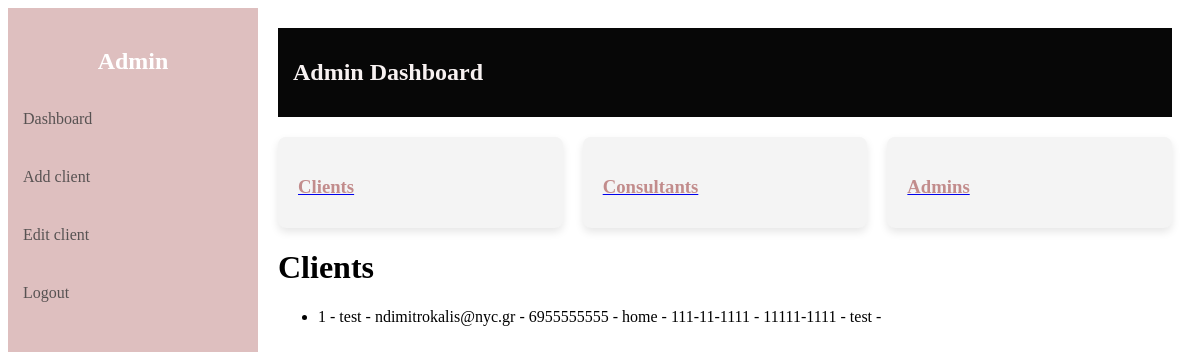
The app's page /clients/list (signed in), older data.
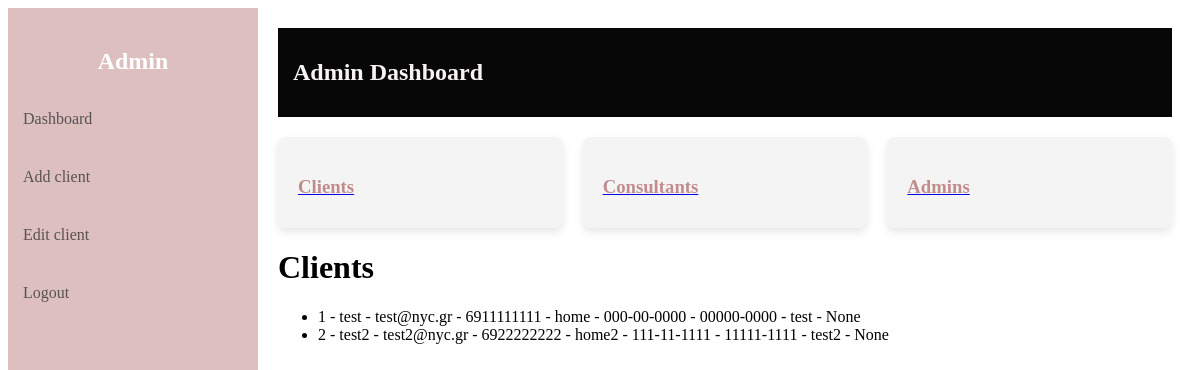
The same page, newer data.
### server.py (models this page shows)
class Client(db.Model):
    id = db.Column(db.Integer, primary_key=True)
    name = db.Column(db.String(150), nullable=False)
    email = db.Column(db.String(120), unique=True, nullable=False)
    phone = db.Column(db.String(10), unique=True, nullable=False)
    address = db.Column(db.String(200), nullable=False)
    ssn = db.Column(db.String(11), unique=True, nullable=False)
    postalcode = db.Column(db.String(10), nullable=False)
    notes = db.Column(db.String(500), nullable=True)
    consultant_id = db.Column(db.Integer, db.ForeignKey('user.id'), nullable=True)
    consultant = db.relationship('User', back_populates='clients')

### server.py (the view)
@app.route("/clients/list")
@login_required
def clients_list():
    all_clients = Client.query.all()
    return render_template('clients_list.html', clients=all_clients)

### server.py (called while the page is built)
@login_manager.user_loader
def load_user(user_id):
    return User.query.get(int(user_id))

### templates/clients_list.html (shortened to what this page needs)
{% extends 'dashboard.html' %}
{% block content %}
    <h1>Clients</h1>
    <ul>
        {% for client in clients %}
        <li>
            {{ client.id }} - {{ client.name }} - {{ client.email }} - {{ client.phone }} - {{ client.address }} - {{ client.ssn }} - {{ client.postalcode }} - {{ client.notes }} - {{ client.consultant_id }}
        </li>
        {% endfor %}
    </ul>
{% endblock %}

### templates/dashboard.html (shortened to what this page needs)
<!DOCTYPE html>
<html lang="en">
<head>
</head>
<body>
    <div class="container">
        <div class="sidebar">
            <h2 style="text-align: center; color: #fff;">Admin </h2>
            <a href="/dashboard">Dashboard</a>
            <a href="/clients/add">Add client</a>
            <a href="/clients/edit">Edit client</a>
            <a href="/">Logout</a>
        </div>
        <div class="main-content">
            <div class="header">
                <h1> Admin Dashboard</h1>
            </div>
            <div class="cards">
                <a href="/clients/list" class="card">
                    <h3>Clients</h3>
                </a>
                <a href="/consultants/list" class="card">
                    <h3>Consultants</h3>
                </a>
                <a href="/admins/list" class="card">
                    <h3>Admins</h3>
                </a>
            </div>
            <div>
                {% block content %}{% endblock %}
            </div>
        </div>
    </div>
</body>
</html>

### templates/dashboard.html (style rules this page uses)
.container { display: flex; min-height: 100vh; }
.sidebar { width: 250px; background-color: #debfbf; color: #eb9494; padding-top: 20px; position: fixed; height: 100%; }
.sidebar a { display: block; padding: 15px; color: #575252; text-decoration: none; margin: 10px 0; }
.main-content { margin-left: 250px; padding: 20px; width: 100%; }
.header { display: flex; justify-content: space-between; align-items: center; background-color: #070707; padding: 15px; color: rgb(248, 242, 242); }
.header h1 { font-size: 1.5rem; }
.cards { display: flex; justify-content: space-between; gap: 20px; margin-top: 20px; }
.card { background-color: #f4f4f4; padding: 20px; border-radius: 8px; flex: 1; box-shadow: 0 4px 8px rgba(0, 0, 0, 0.1); }
.card h3 { margin-bottom: 10px; color: #c28c8c; }

Row changes from the older to the newer data that the page shows:
changed Client "test": email "ndimitrokalis@nyc.gr" → "test@nyc.gr"; phone "6955555555" → "6911111111"; ssn "111-11-1111" → "000-00-0000"; postalcode "11111-1111" → "00000-0000"; consultant_id (not shown) → "None"
added Client: id "2", name "test2", email "test2@nyc.gr", phone "6922222222", address "home2", ssn "111-11-1111", postalcode "11111-1111", notes "test2", consultant_id "None"
